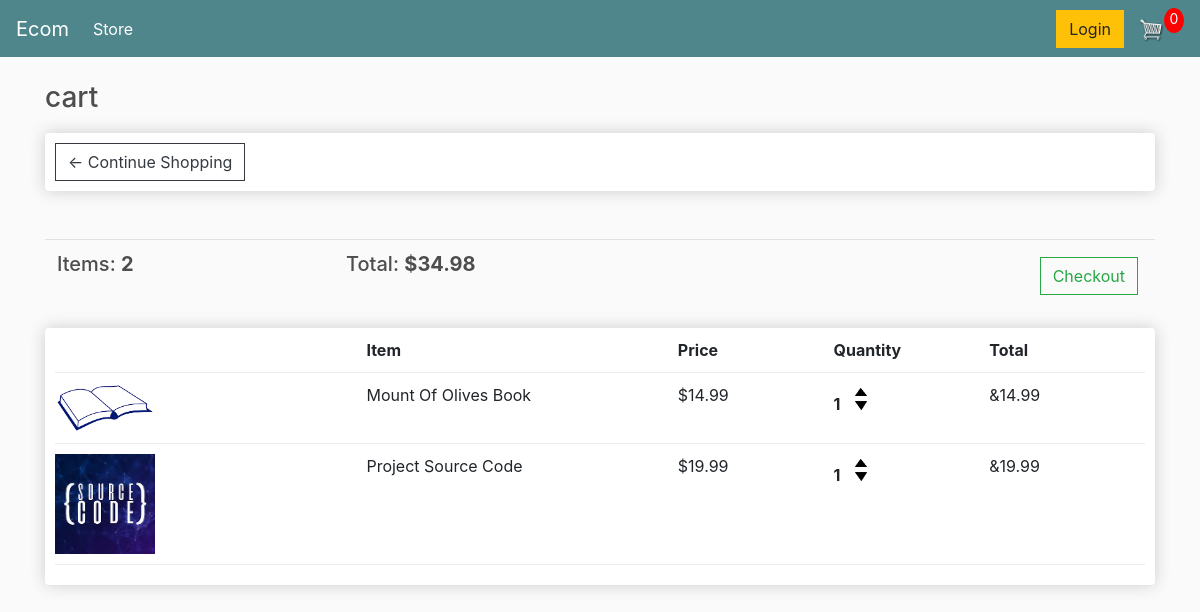
The app's page /cart/ (signed in) with its own data.
### store/models.py (models this page shows, shortened)
class Order(models.Model):
     customer=models.ForeignKey(Customer,on_delete=models.SET_NULL,blank=True,null=True)
     date_ordered=models.DateTimeField(auto_now_add=True)
     complete=models.BooleanField(default=False,null=True,blank=False)
     transaction_id=models.CharField(max_length=200,null=True)
     @property
     def get_cart_total(self):
           orderitems=self.orderitem_set.all()
           total=sum([item.get_total for item in orderitems])
           return total
     @property
     def get_cart_items(self):
           orderitems=self.orderitem_set.all()
           total=sum([item.quantity for item in orderitems])
           return total

class OrderItem(models.Model):
     product=models.ForeignKey(Product,on_delete=models.SET_NULL,blank=True,null=True)
     order=models.ForeignKey(Order,on_delete=models.SET_NULL,blank=True,null=True)
     quantity=models.IntegerField(default=0,null=True,blank=True)
     date_added=models.DateTimeField(auto_now_add=True)
     @property
     def get_total(self):
               total=self.product.price* self.quantity
               return total

class Product(models.Model):
    name=models.CharField(max_length=200,null=True)
    price=models.FloatField()
    digital=models.BooleanField(default=False,null=True,blank=False)
    image=models.ImageField(null=True,blank=True)

### store/views.py (the view)
# urls.py: path('cart/',views.cart,name='cart'),
def cart(request):
    if request.user.is_authenticated:
        customer=request.user.customer
        order,created=Order.objects.get_or_create(customer=customer,complete=False)
        items=order.orderitem_set.all()
    else:
        items=[]
        order={'get_cart_total': 0, 'get_cart_items':0}
    context={'items':items,'order':order}
    return render(request,'store/cart.html',context)

### store/templates/store/cart.html
{% extends 'store/main.html' %}
{% load static %}
{% block content %}
    <h3>cart</h3>
    <div class="row">
        <div class="col-lg-12">
            <div class="box-element">
                <a  class="btn btn-outline-dark" href="{%url 'store'%}">&#x2190; Continue Shopping</a>
            </div>
            <br>
            <br>
            <table class="table">
                <tr>
                    <th><h5>Items: <strong>{{order.get_cart_items}}</strong></h5></th>
                    <th><h5>Total: <strong>${{order.get_cart_total|floatformat:2}}</strong> </h5></th>
                    <th>
                        <a style="float: right;margin: 5px" class="btn btn-outline-success" href="{% url 'checkout'%}">Checkout</a>
                    </th>
                </tr>
            </table>
            <div class="box-element">
                <div class="cart-row">
                    <div style="flex: 2;"></div>
                    <div style="flex: 2;"><strong>Item</strong></div>
                    <div style="flex: 1;"><strong>Price</strong></div>
                    <div style="flex: 1;"><strong>Quantity</strong></div>
                    <div style="flex: 1;"><strong>Total</strong></div>
                </div>
                {%for item in items%}
                <div class="cart-row">
                    <div style="flex: 2;"><img class="row-image" src="{{item.product.image.url}}" alt=""></div>
                    <div style="flex: 2;">{{item.product.name}}</div>
                    <div style="flex: 1;">
                        ${{item.product.price|floatformat:2}}
                    </div>
                    <div style="flex: 1;">
                        <p class="quantity">{{item.quantity}}</p>
                        <div class="quantity">
							<img class="chg-quantity" src="{% static  'images/arrowup.png' %}">
							<img class="chg-quantity" src="{% static  'images/arrowdown.png' %}">
						</div>
                    </div>
                    <div style="flex: 1;">&{{item.get_total}}</div>
                </div>
                {%endfor%}
            </div>
        </div>
    </div>
{% endblock content %}

### store/static/css/main.css (style rules this page uses)
body { background-color: hsl(0, 0%, 98%); }
h1,h2,h3,h4,h5,h6 { color:hsl(0, 0%, 30%); }
.box-element { box-shadow:hsl(0, 0%, 80%) 0 0 16px; background-color: #fff; border-radius: 4px; padding: 10px; }
.col-lg-4, .col-lg-6, .col-lg-8, .col-lg-12 { margin-top: 10px; }
.btn { border-radius: 0; }
.row-image { width: 100px; }
.cart-row { display: flex; align-items: flex-stretch; padding-bottom: 10px; margin-bottom: 10px; border-bottom: 1px solid #ececec; }
.quantity { display: inline-block; font-weight: 700; padding-right:10px; }
.chg-quantity { width: 12px; cursor: pointer; display: block; margin-top: 5px; transition:.1s; }

### records on screen
Order: get_cart_items "2", get_cart_total "34.98"
OrderItem: product.image (picture), product.name "Mount Of Olives Book", product.price "14.99", quantity "1", get_total "14.99"
OrderItem: product.image (picture), product.name "Project Source Code", product.price "19.99", quantity "1", get_total "19.99"
